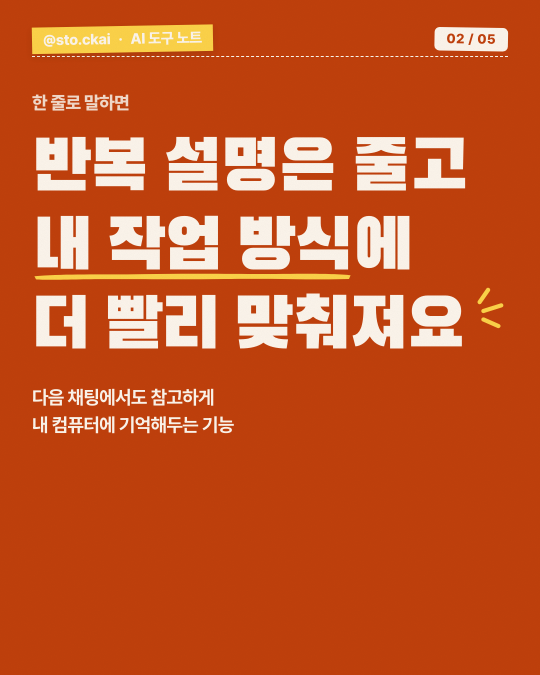
#> input picture production/card_render/samples/gallery/memory/cards/02-keyword.png, 1080 x 1350 px (shown at 1/2 size); its folder holds only this picture in this run
$ python -i flat_layers.py   (imports and definitions only)
#> lines starting #> are read from the running program, lines starting #| are printed output that depends on the picture
#> further down, picture is the input picture: PIL image 1080x1350 RGB; mean R, G, B 197.4, 87.9, 40.6
### production/card_motion/element_layers.py
"""Prepare editable motion layers from a flattened, reviewed card image.

The original artwork is never overwritten.  A reviewed element plan specifies
small, non-overlapping regions.  Each region becomes a transparent PNG and its
pixels are removed from a separate clean plate.  The exact original card is
still used for the reading hold, so its copy and figures cannot be regenerated.
"""

from __future__ import annotations

import json
import hashlib
import colorsys
from collections import Counter
from dataclasses import dataclass
from pathlib import Path
from typing import Any

from PIL import Image, ImageChops, ImageDraw, ImageFilter
from motion_effects import EFFECTS


@dataclass(frozen=True)
class Element:
    name: str
    box: tuple[int, int, int, int]
    mask: str
    delay_ms: int
    radius: int = 0
    repair: bool = True
    role: str = ""
    effect: str = ""


# [91 lines left out: functions parse_elements, _corners, not called in this run]


def _field_reference(image: Image.Image) -> tuple[int, int, int]:
    """Estimate the deck's field from its margins, not its text/panel interiors."""
    small = image.resize((120, 150), Image.Resampling.BILINEAR)
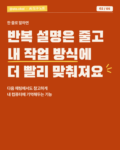
#> small: PIL image 120x150 RGB; mean R, G, B 197.4, 87.8, 40.7
    samples = [small.getpixel((x, y)) for y in range(150) for x in range(120)
               if y < 5 or x < 3 or x >= 117]
#> samples = 1470 items, first 6: (189, 63, 12), (189, 63, 12), (189, 63, 12), (189, 63, 12), (189, 63, 12), (189, 63, 12)
    bins = Counter(tuple(channel // 24 for channel in color) for color in samples)
#> bins = {(7, 2, 0): 1470}
    dominant = max(bins, key=bins.get)
#> dominant = (7, 2, 0)
    field = [color for color in samples
             if max(abs(color[channel] // 24 - dominant[channel]) for channel in range(3)) <= 1]
#> field has the same summary as samples
    return tuple(sorted(color[channel] for color in field)[len(field) // 2]
                 for channel in range(3))


# [406 lines left out: functions _region_background, _source_background, _background, _paper_background, _horizontal_background, _mask and 3 more, not called in this run]

### production/card_motion/flat_layers.py
"""Decompose supplied illustrated cards locally, without authored coordinates.

This is pixel extraction, not a claim to recover an illustrator's hidden layers.
OCR only locates/estimates reading time; every rendered glyph/figure is copied
from the supplied image. Smooth field reconstruction is deliberately limited to
light illustrated cards. Ambiguous/photo inputs fail rather than return a flat
slideshow or silently cut a face into pieces.
"""
from __future__ import annotations

import hashlib
import json
import os
import shutil
import tempfile
from collections import Counter, deque
from pathlib import Path
from typing import Any

from PIL import Image, ImageChops, ImageDraw, ImageFilter, ImageStat

from element_layers import _field_reference
from source_layers import LayerRepairRequired, file_sha, load_source_card

VERSION = "flat-pixels-3"


# [21 lines left out: function _components, not called in this run]


def _field(image: Image.Image) -> Image.Image:
    """Fit the same light field across the frame, never use black/white objects."""
    reference = _field_reference(image)
#> reference = (189, 63, 12)
    if min(reference) < 140:
#> (the run stopped early here; a loop or call above may not have finished)
